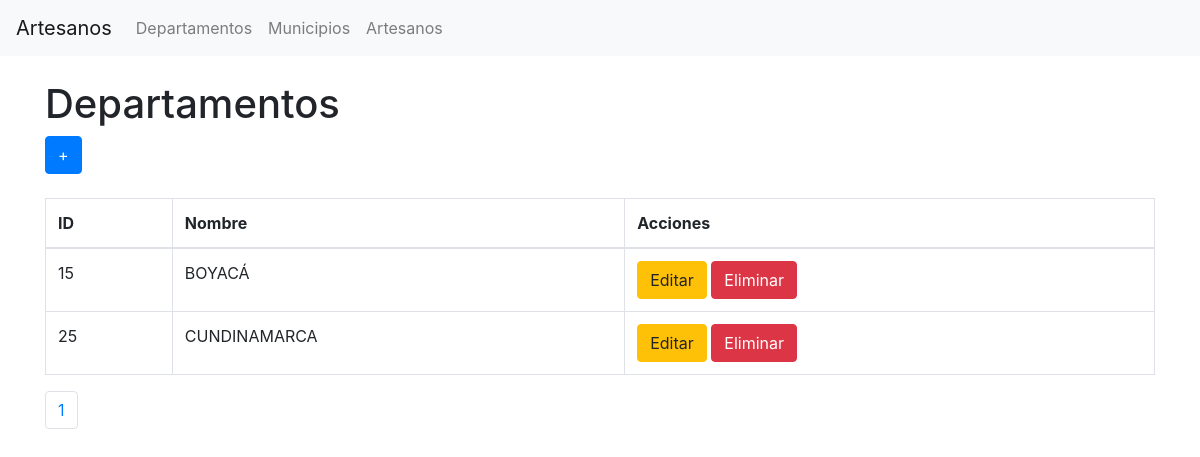
The page /departamento/index.php on the database its author committed.
### tables this page shows
CREATE TABLE departamento (
   dept_id VARCHAR(2) PRIMARY KEY,
   dept_nombre VARCHAR(50) NOT NULL
);

### departamento/index.php (the view, shortened to what this page needs)
<?php
include '../config.php';
$limit = 10;
if (isset($_GET["page"])) {
    $page  = $_GET["page"];
} else {
    $page=1;
};
$start_from = ($page-1) * $limit;
$sql = "SELECT * FROM departamento ORDER BY dept_nombre ASC LIMIT $start_from, $limit";
$rs_result = $conn->query($sql);
?>
<!DOCTYPE html>
<html>
<head>
    <link href="https://maxcdn.bootstrapcdn.com/bootstrap/4.0.0/css/bootstrap.min.css" rel="stylesheet">
</head>
<body>
<nav class="navbar navbar-expand-lg navbar-light bg-light">
        <a class="navbar-brand" href="../index.php">Artesanos</a>
        <div class="collapse navbar-collapse">
            <ul class="navbar-nav mr-auto">
                <li class="nav-item">
                    <a class="nav-link" href="index.php">Departamentos</a>
                </li>
                <li class="nav-item">
                    <a class="nav-link" href="../municipio/index.php">Municipios</a>
                </li>
                <li class="nav-item">
                    <a class="nav-link" href="../artesano/index.php">Artesanos</a>
                </li>
            </ul>
        </div>
    </nav>
<div class="container">
    <h1 class="mt-4">Departamentos</h1>
    <a href="create.php" class="btn btn-primary mb-4">+</a>
    <table class="table table-bordered">
        <thead>
            <tr>
                <th>ID</th>
                <th>Nombre</th>
                <th>Acciones</th>
            </tr>
        </thead>
        <tbody>
            <?php while ($row = $rs_result->fetch_assoc()) { ?>
            <tr>
                <td><?php echo $row["dept_id"]; ?></td>
                <td><?php echo $row["dept_nombre"]; ?></td>
                <td>
                    <a href="update.php?id=<?php echo $row["dept_id"]; ?>" class="btn btn-warning">Editar</a>
                    <a href="delete.php?id=<?php echo $row["dept_id"]; ?>" class="btn btn-danger">Eliminar</a>
                </td>
            </tr>
            <?php }; ?>
        </tbody>
    </table>
    <?php
    $sql = "SELECT COUNT(dept_id) FROM departamento";
    $rs_result = $conn->query($sql);
    $row = $rs_result->fetch_row();
    $total_records = $row[0];
    $total_pages = ceil($total_records / $limit);
    $pagLink = "<nav><ul class='pagination'>";
    for ($i=1; $i<=$total_pages; $i++) {
        $pagLink .= "<li class='page-item'><a class='page-link' href='index.php?page=".$i."'>".$i."</a></li>";
    };
    echo $pagLink . "</ul></nav>";
    ?>
</div>
</body>
</html>

### rows shown on the page
departamento: dept_id "15", dept_nombre "BOYACÁ"
departamento: dept_id "25", dept_nombre "CUNDINAMARCA"
